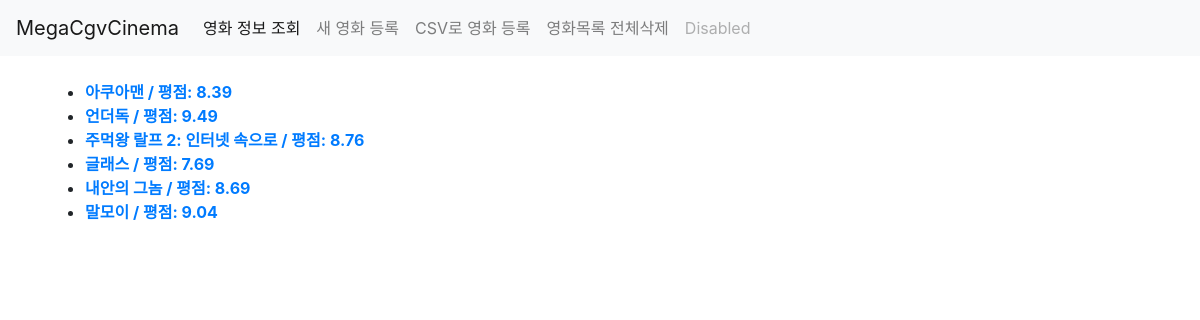
The page /movies/ on the database as committed earlier.
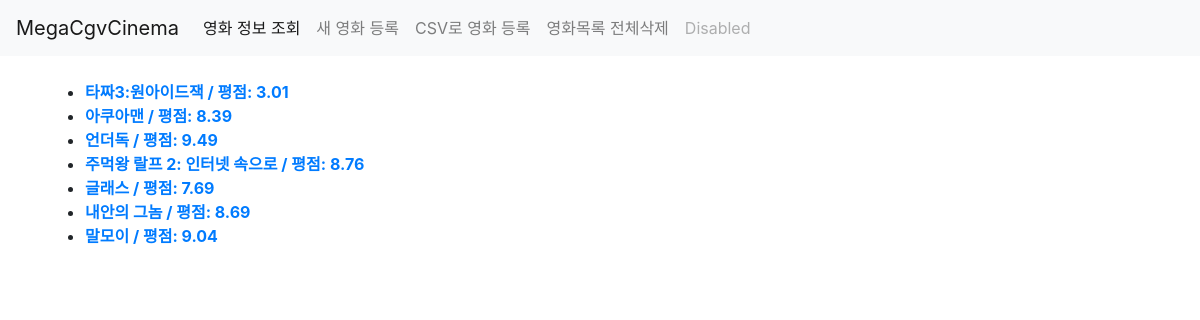
The same page on the database as committed later.
### MovieSite/models.py (models this page shows, shortened)
class Movie(models.Model):
    title = models.CharField(max_length=50)
    title_en = models.CharField(max_length=50)
    audience = models.IntegerField()
    open_date = models.DateTimeField()
    genre = models.CharField(max_length=50)
    watch_grade = models.CharField(max_length=50)
    score = models.FloatField(max_length=10)
    poster_url = models.TextField()
    description = models.TextField()

### MovieSite/views.py (the view)
# urls.py: path('', views.index, name='index'),
def index(request):
    movies = Movie.objects.order_by('-id')
    context = {
        'movies' : movies,
    }
    return render(request, 'MovieSite/index.html', context)

### MovieSite/templates/MovieSite/index.html
{% extends 'base.html' %}
{% block body %}
<br>
<ul>
    {% for m in movies %}
    <li>
        <a href="{% url 'movie:detail' m.id %}"><b>{{ m.title }} / 평점: {{ m.score }}</b></a>
    </li>
    {% empty %}
    <br><br>
    <b>현재 상영중인 영화가 없습니다.</b>
    {% endfor %}
</ul>
{% endblock %}

### config/templates/base.html (shortened to what this page needs)
<!DOCTYPE html>
<html lang="en">
<head>
    <link rel="stylesheet" href="https://stackpath.bootstrapcdn.com/bootstrap/4.3.1/css/bootstrap.min.css">
</head>
<body>
    <nav class="navbar navbar-expand-lg navbar-light bg-light">
        <a class="navbar-brand" href="">MegaCgvCinema</a>
        <div class="collapse navbar-collapse" id="navbarNav">
            <ul class="navbar-nav">
            <li class="nav-item active">
                <a class="nav-link" href="{% url 'movie:index' %}">영화 정보 조회<span class="sr-only">(current)</span></a>
            </li>
            <li class="nav-item">
                <a class="nav-link" href="{% url 'movie:new' %}">새 영화 등록</a>
            </li>
            <li class="nav-item">
                    <a class="nav-link" href="{% url 'movie:csv2db' %}">CSV로 영화 등록</a>
            </li>
            <li class="nav-item">
                    <a class="nav-link" href="{% url 'movie:deleteall' %}">영화목록 전체삭제</a>
            </li>
            <li class="nav-item">
                <a class="nav-link disabled" href="#" tabindex="-1" aria-disabled="true">Disabled</a>
            </li>
            </ul>
        </div>
    </nav>
    <div class='container'>
    {% block body %}
    {% endblock %}
    </div>
</body>
</html>

Rows that differ between the two databases and show on the page:
added Movie: title "타짜3:원아이드잭", score "3.01"
